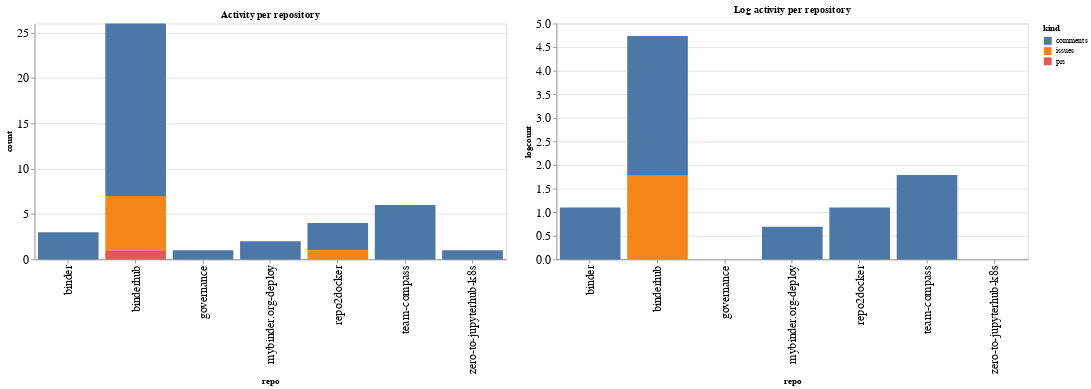

The notebook cell this image was saved under:
### Code cell
ch1 = alt.Chart(repo_summaries, width=600, title="Activity per repository").mark_bar().encode(
    x='repo',
    y='count',
    color='kind',
    tooltip="kind"
)

ch2 = alt.Chart(repo_summaries, width=600, title="Log activity per repository").mark_bar().encode(
    x='repo',
    y='logcount',
    color='kind',
    tooltip="kind"
)

ch1 | ch2

### Figure 1 — Vega-Lite specification as saved in the notebook (floating-point values rounded to 4 significant figures)
{"config": {"axisLeft": {"labelFontSize": 15}, "axisBottom": {"labelFontSize": 15}}, "hconcat": [{"mark": "bar", "encoding": {"color": {"type": "nominal", "field": "kind"}, "tooltip": {"type": "nominal", "field": "kind"}, "x": {"type": "nominal", "field": "repo"}, "y": {"type": "quantitative", "field": "count"}}, "title": "Activity per repository", "width": 600}, {"mark": "bar", "encoding": {"color": {"type": "nominal", "field": "kind"}, "tooltip": {"type": "nominal", "field": "kind"}, "x": {"type": "nominal", "field": "repo"}, "y": {"type": "quantitative", "field": "logcount"}}, "title": "Log activity per repository", "width": 600}], "data": {"name": "data-ba2afe857be133e92869bcfe883e7244"}, "$schema": "https://vega.github.io/schema/vega-lite/v4.8.1.json", "datasets": {"data-ba2afe857be133e92869bcfe883e7244": [{"repo": "binder", "kind": "comments", "count": 3, "logcount": 1.099}, {"repo": "binderhub", "kind": "comments", "count": 19, "logcount": 2.944}, {"repo": "binderhub", "kind": "issues", "count": 6, "logcount": 1.792}, {"repo": "binderhub", "kind": "prs", "count": 1, "logcount": 0.0}, {"repo": "governance", "kind": "comments", "count": 1, "logcount": 0.0}, {"repo": "mybinder.org-deploy", "kind": "comments", "count": 2, "logcount": 0.6931}, {"repo": "repo2docker", "kind": "comments", "count": 3, "logcount": 1.099}, {"repo": "repo2docker", "kind": "issues", "count": 1, "logcount": 0.0}, {"repo": "team-compass", "kind": "comments", "count": 6, "logcount": 1.792}, {"repo": "zero-to-jupyterhub-k8s", "kind": "comments", "count": 1, "logcount": 0.0}]}}
